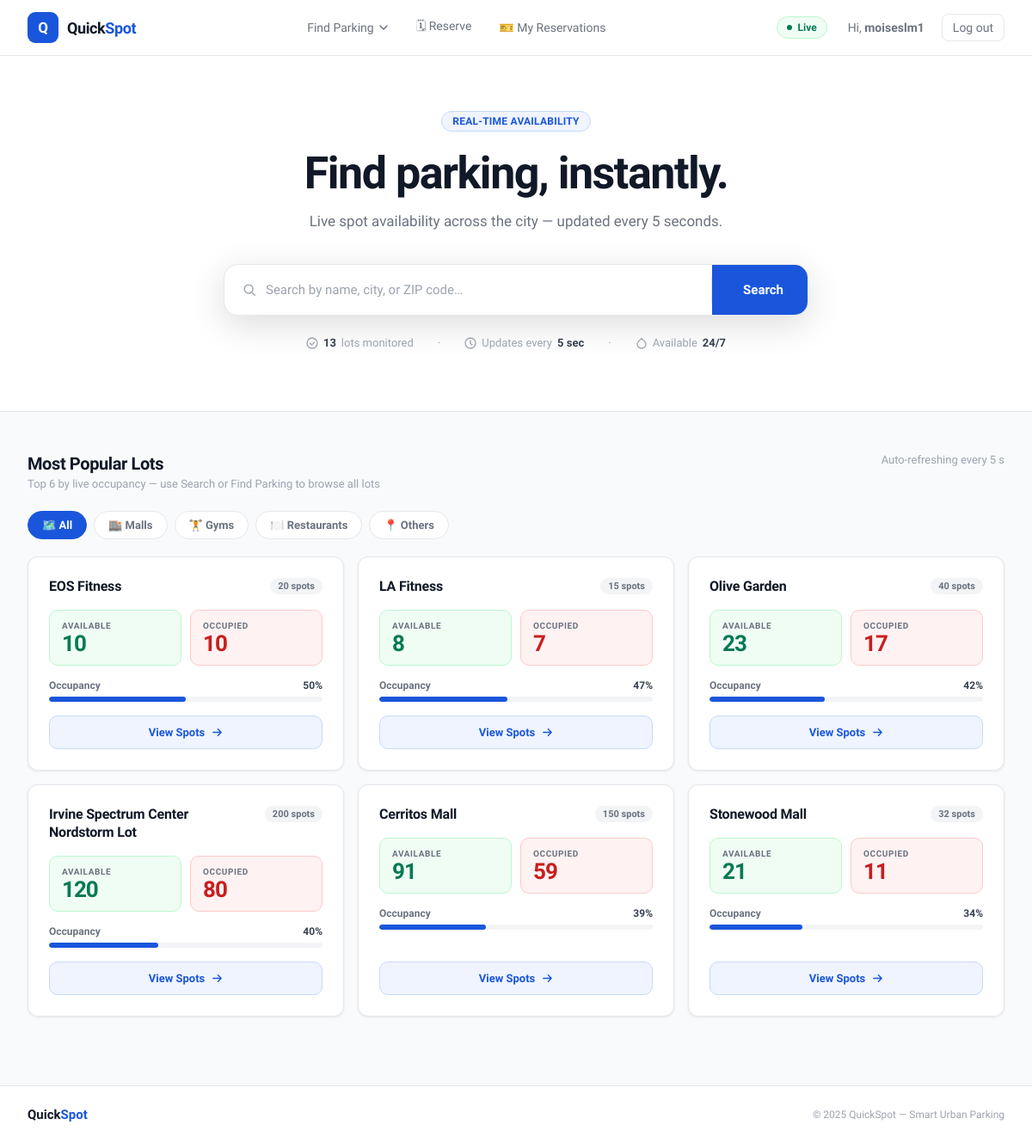
The page / (signed in) on the database its author committed.
### tables this page shows
CREATE TABLE parking_lots (
                lot_id       INTEGER PRIMARY KEY AUTOINCREMENT,
                lot_name     TEXT    NOT NULL,
                total_spots  INTEGER NOT NULL,
                lat          REAL    NOT NULL,
                lng          REAL    NOT NULL,
                zip          TEXT    NOT NULL,
                address      TEXT    NOT NULL,
                category     TEXT    NOT NULL DEFAULT 'other'
            );

### app.py (the view)
@app.route("/")
def home():
    all_lots = manager.get_all_lots()
    def occupancy_pct(lot):
        occupied = len(lot.get_occupied_spots())
        return (occupied / lot.total_spots) if lot.total_spots else 0
    popular_lots = sorted(all_lots, key=occupancy_pct, reverse=True)[:6]
    reserved_lot_ids = get_user_reserved_lot_ids()
    return render_template("index.html", lots=popular_lots, total_lots=len(all_lots), reserved_lot_ids=reserved_lot_ids)

### DataBase/database.py (called while the page is built)
def get_db():
    conn = sqlite3.connect(DB_PATH)
    conn.row_factory = sqlite3.Row
    return conn

def get_user_reservations(user_id):
    with get_db() as conn:
        return conn.execute('''
            SELECT r.*, p.lot_name, p.address, p.category
            FROM reservations r
            JOIN parking_lots p ON r.lot_id = p.lot_id
            WHERE r.user_id = ?
            ORDER BY r.date, r.time
        ''', (user_id,)).fetchall()

### app.py (called while the page is built)
def get_user_reserved_lot_ids():
    if not session.get('user_id'):
        return set()
    today = date.today().isoformat()
    rows = get_user_reservations(session['user_id'])
    return {r['lot_id'] for r in rows if r['date'] >= today}

### model/parking_lot.py (called while the page is built)
    def get_available_spots(self):
        return [spot for spot in self.spots if not spot.occupied]

    def get_occupied_spots(self):
        return [spot for spot in self.spots if spot.occupied]

### model/parking_manager.py (called while the page is built)
    def get_all_lots(self):
        return list(self.lots.values())

### templates/index.html (shortened to what this page needs)
<!DOCTYPE html>
<html lang="en">
<head>
    <link href="https://api.mapbox.com/mapbox-gl-js/v3.3.0/mapbox-gl.css" rel="stylesheet">
</head>
<body>
    <header class="header">
        <div class="header-inner">
            <a href="/" class="logo">
                <div class="logo-mark">Q</div>
                <span class="logo-text">Quick<span>Spot</span></span>
            </a>
            <nav>
                <ul class="nav-links">
                    <li class="nav-item" id="nav-find">
                        <button class="nav-btn" onclick="toggleDropdown('nav-find')">
                            Find Parking
                            <svg viewBox="0 0 12 12" fill="none"><path d="M2 4l4 4 4-4" stroke="currentColor" stroke-width="1.5" stroke-linecap="round" stroke-linejoin="round"/></svg>
                        </button>
                    </li>
                    <li>
                        <button class="reserve-nav-btn" onclick="openReserveSearch()">🗓 Reserve</button>
                    </li>
                    {% if session.get('user_id') %}
                    <li><a href="/my-reservations" class="my-res-btn">🎫 My Reservations</a></li>
                    {% endif %}
                </ul>
            </nav>
            <div style="display:flex;align-items:center;gap:12px;">
                <div class="live-badge"><div class="live-dot"></div> Live</div>
                <div class="nav-auth">
                    {% if session.get('username') %}
                        <span>Hi, <strong>{{ session['username'] }}</strong></span>
                        <a href="/logout" class="btn-logout">Log out</a>
                    {% else %}
                        <a href="/login"    class="btn-login">Log in</a>
                        <a href="/register" class="btn-signup">Sign up</a>
                    {% endif %}
                </div>
            </div>
        </div>
    </header>
    <section class="hero">
        <div class="hero-eyebrow">Real-time availability</div>
        <h1>Find parking, instantly.</h1>
        <p>Live spot availability across the city — updated every 5 seconds.</p>
        <div class="search-card">
            <div class="search-field">
                <svg class="search-icon" viewBox="0 0 20 20" fill="none"><circle cx="9" cy="9" r="5.5" stroke="currentColor" stroke-width="1.6"/><path d="M13.5 13.5L17 17" stroke="currentColor" stroke-width="1.6" stroke-linecap="round"/></svg>
                <input id="search-input" type="text" placeholder="Search by name, city, or ZIP code…" autocomplete="off">
            </div>
            <button class="search-btn" id="search-btn">
                Search
            </button>
        </div>
        <div class="hero-trust">
            <div class="trust-item"><svg width="14" height="14" viewBox="0 0 14 14" fill="none"><circle cx="7" cy="7" r="6" stroke="currentColor" stroke-width="1.3"/><path d="M4.5 7l2 2 3-3" stroke="currentColor" stroke-width="1.3" stroke-linecap="round" stroke-linejoin="round"/></svg><strong>{{ total_lots }}</strong> lots monitored</div>
            <div class="trust-item">·</div>
            <div class="trust-item"><svg width="14" height="14" viewBox="0 0 14 14" fill="none"><circle cx="7" cy="7" r="6" stroke="currentColor" stroke-width="1.3"/><path d="M7 4v3.5l2 1.5" stroke="currentColor" stroke-width="1.3" stroke-linecap="round"/></svg>Updates every <strong>5 sec</strong></div>
            <div class="trust-item">·</div>
            <div class="trust-item"><svg width="14" height="14" viewBox="0 0 14 14" fill="none"><path d="M7 1.5C4.5 4 2 5.5 2 8a5 5 0 0010 0c0-2.5-2.5-4-5-6.5z" stroke="currentColor" stroke-width="1.3" stroke-linejoin="round"/></svg>Available <strong>24/7</strong></div>
        </div>
    </section>
    <div class="section">
        <div class="section-top">
            <div>
                <h2 class="section-title" id="section-title">Most Popular Lots</h2>
                <p class="section-sub" id="section-sub">Top 6 by live occupancy — use Search or Find Parking to browse all lots</p>
            </div>
            <span class="section-subtitle">Auto-refreshing every 5 s</span>
        </div>
        <div class="category-tabs">
            <button class="cat-tab active" data-cat="all"        onclick="filterByCategory('all')">🗺️ All</button>
            <button class="cat-tab"        data-cat="mall"       onclick="filterByCategory('mall')">🏬 Malls</button>
            <button class="cat-tab"        data-cat="gym"        onclick="filterByCategory('gym')">🏋️ Gyms</button>
            <button class="cat-tab"        data-cat="restaurant" onclick="filterByCategory('restaurant')">🍽️ Restaurants</button>
            <button class="cat-tab"        data-cat="other"      onclick="filterByCategory('other')">📍 Others</button>
        </div>
        <div class="lots-grid" id="lots-grid">
            {% for lot in lots %}
            {% set avail    = lot.get_available_spots() | length %}
            {% set occupied = lot.get_occupied_spots()  | length %}
            {% set pct      = (occupied / lot.total_spots * 100) | round | int %}
            {% set reserved = lot.lot_id in reserved_lot_ids %}
            <div class="lot-card {% if reserved %}has-reservation{% endif %}" data-lot-id="{{ lot.lot_id }}">
                <div class="card-head">
                    <div class="card-head-left">
                        <div class="lot-name">{{ lot.lot_name }}</div>
                    </div>
                    <div class="lot-total">{{ lot.total_spots }} spots</div>
                </div>
                <div class="avail-row">
                    <div class="avail-pill green"><span class="pill-label">Available</span><span class="pill-num num-available">{{ avail }}</span></div>
                    <div class="avail-pill red"><span class="pill-label">Occupied</span><span class="pill-num num-occupied">{{ occupied }}</span></div>
                </div>
                <div class="prog-wrap">
                    <div class="prog-meta"><span class="prog-label">Occupancy</span><span class="prog-pct">{{ pct }}%</span></div>
                    <div class="prog-track"><div class="prog-fill {% if pct >= 90 %}full{% elif pct >= 65 %}warn{% endif %}" style="width: {{ pct }}%"></div></div>
                </div>
                <div class="card-actions">
                    <a class="view-btn" href="/lots/{{ lot.lot_id }}/spots">
                        View Spots
                        <svg viewBox="0 0 14 14" fill="none"><path d="M2 7h10M8 3l4 4-4 4" stroke="currentColor" stroke-width="1.5" stroke-linecap="round" stroke-linejoin="round"/></svg>
                    </a>
                </div>
            </div>
            {% endfor %}
        </div>
    </div>
    <footer class="footer">
        <div class="footer-inner">
            <div class="footer-logo">Quick<span>Spot</span></div>
            <div class="footer-copy">© 2025 QuickSpot — Smart Urban Parking</div>
        </div>
    </footer>
</body>
</html>

### rows shown on the page
parking_lots: lot_name "EOS Fitness", total_spots "20", avail "10", occupied "10", pct "50"
parking_lots: lot_name "LA Fitness", total_spots "15", avail "8", occupied "7", pct "47"
parking_lots: lot_name "Olive Garden", total_spots "40", avail "23", occupied "17", pct "42"
parking_lots: lot_name "Irvine Spectrum Center Nordstorm Lot", total_spots "200", avail "120", occupied "80", pct "40"
parking_lots: lot_name "Cerritos Mall", total_spots "150", avail "91", occupied "59", pct "39"
parking_lots: lot_name "Stonewood Mall", total_spots "32", avail "21", occupied "11", pct "34"

### other values the page prints
{{ session['username'] }} "moiseslm1"
{{ total_lots }} "13"
